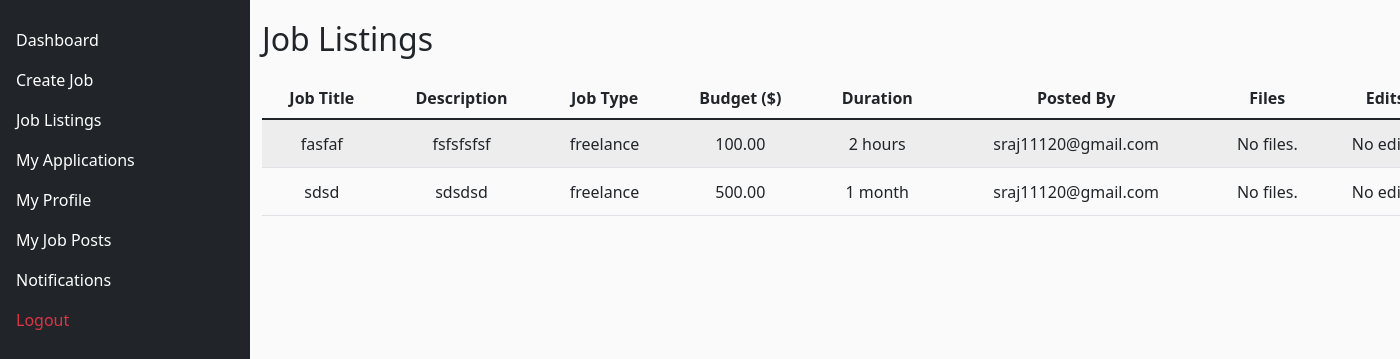
The page /project/jobs.php (signed in) on the database its author committed.
### tables this page shows
CREATE TABLE `jobs` (
  `id` int(11) NOT NULL,
  `freelancer_id` int(11) NOT NULL,
  `client_id` int(11) NOT NULL,
  `title` varchar(255) NOT NULL,
  `description` text NOT NULL,
  `job_type` enum('freelance','part-time','full-time') NOT NULL,
  `budget` decimal(10,2) NOT NULL,
  `duration` varchar(50) NOT NULL,
  `deadline` date NOT NULL,
  `files` longtext DEFAULT NULL CHECK (json_valid(`files`)),
  `status` enum('active','draft','closed') DEFAULT 'active',
  `created_at` timestamp NOT NULL DEFAULT current_timestamp(),
  `updated_at` timestamp NOT NULL DEFAULT current_timestamp() ON UPDATE current_timestamp()
);

CREATE TABLE `users` (
  `id` int(11) NOT NULL,
  `email` varchar(255) NOT NULL,
  `first_name` varchar(255) DEFAULT NULL,
  `surname` varchar(255) DEFAULT NULL,
  `mobile` varchar(20) DEFAULT NULL,
  `address1` varchar(255) DEFAULT NULL,
  `address2` varchar(255) DEFAULT NULL,
  `postcode` varchar(20) DEFAULT NULL,
  `state` varchar(255) DEFAULT NULL,
  `area` varchar(255) DEFAULT NULL,
  `country` varchar(255) DEFAULT NULL,
  `education` varchar(255) DEFAULT NULL,
  `password` varchar(255) NOT NULL,
  `role` enum('admin','freelancer','client') NOT NULL,
  `created_at` timestamp NOT NULL DEFAULT current_timestamp(),
  `updated_at` timestamp NOT NULL DEFAULT current_timestamp() ON UPDATE current_timestamp()
);

### project/jobs.php (the view, shortened to what this page needs)
<?php
include('db_connect.php');
$sql = "SELECT jobs.id, jobs.title, jobs.description, jobs.job_type, jobs.budget, jobs.duration, users.email AS freelancer_email
        FROM jobs
        JOIN users ON jobs.freelancer_id = users.id";
$result = $conn->query($sql);
$job_files = [];
$job_edits = [];
?>
<!DOCTYPE html>
<html lang="en">
<head>
    <link href="https://cdn.jsdelivr.net/npm/bootstrap@5.1.3/dist/css/bootstrap.min.css" rel="stylesheet">
</head>
<body>
    <div class="sidebar sidebar-dark bg-dark">
        <ul class="nav flex-column">
            <li class="nav-item">
                <a class="nav-link" href="freelancer_dashboard.php" aria-label="Dashboard">
                    <i class="cil-speedometer" aria-hidden="true"></i> Dashboard
                </a>
            </li>
            <li class="nav-item">
                <a class="nav-link" href="create_job.php" aria-label="Create Job">
                    <i class="cil-plus" aria-hidden="true"></i> Create Job
                </a>
            </li>
            <li class="nav-item">
                <a class="nav-link active" href="jobs.php" aria-label="Job Listings">
                    <i class="cil-briefcase" aria-hidden="true"></i> Job Listings
                </a>
            </li>
            <li class="nav-item">
                <a class="nav-link" href="my_applications.php" aria-label="My Applications">
                    <i class="cil-task" aria-hidden="true"></i> My Applications
                </a>
            </li>
            <li class="nav-item">
                <a class="nav-link" href="edit_profile.php" aria-label="My Profile">
                    <i class="cil-user" aria-hidden="true"></i> My Profile
                </a>
            </li>
            <li class="nav-item">
                <a class="nav-link" href="my_job_posts.php" aria-label="My Job Posts">
                    <i class="cil-folder" aria-hidden="true"></i> My Job Posts
                </a>
            </li>
            <li class="nav-item">
                <a class="nav-link" href="notifications.php" aria-label="Notifications">
                    <i class="cil-bell" aria-hidden="true"></i> Notifications
                </a>
            </li>
            <li class="nav-item">
                <a class="nav-link text-danger" href="logout.php" aria-label="Logout">
                    <i class="cil-account-logout" aria-hidden="true"></i> Logout
                </a>
            </li>
        </ul>
    </div>
    <div class="container content">
        <h2>Job Listings</h2>
        <table class="table table-striped">
            <thead>
                <tr>
                    <th>Job Title</th>
                    <th>Description</th>
                    <th>Job Type</th>
                    <th>Budget ($)</th>
                    <th>Duration</th>
                    <th>Posted By</th>
                    <th>Files</th>
                    <th>Edits</th>
                </tr>
            </thead>
            <tbody>
                <?php if ($result->num_rows > 0): ?>
                    <?php while ($row = $result->fetch_assoc()): ?>
                        <tr>
                            <td><?= htmlspecialchars($row['title']) ?></td>
                            <td><?= htmlspecialchars($row['description']) ?></td>
                            <td><?= htmlspecialchars($row['job_type']) ?></td>
                            <td><?= htmlspecialchars($row['budget']) ?></td>
                            <td><?= htmlspecialchars($row['duration']) ?></td>
                            <td><?= htmlspecialchars($row['freelancer_email']) ?></td>
                            <td>
                                <?php if (isset($job_files[$row['id']])): ?>
                                    <?php foreach ($job_files[$row['id']] as $file_path): ?>
                                        <a href="<?= htmlspecialchars($file_path) ?>" target="_blank">View File</a><br>
                                    <?php endforeach; ?>
                                <?php else: ?>
                                    No files.
                                <?php endif; ?>
                            </td>
                            <td>
                                <?php if (isset($job_edits[$row['id']])): ?>
                                    <?php foreach ($job_edits[$row['id']] as $edit): ?>
                                        <strong>Edited on: <?= htmlspecialchars($edit['updated_at']) ?></strong><br>
                                        <?= nl2br(htmlspecialchars($edit['updated_description'])) ?><br>
                                    <?php endforeach; ?>
                                <?php else: ?>
                                    No edits.
                                <?php endif; ?>
                            </td>
                        </tr>
                    <?php endwhile; ?>
                <?php else: ?>
                    <tr>
                        <td colspan="9">No jobs found.</td>
                    </tr>
                <?php endif; ?>
            </tbody>
        </table>
    </div>
</body>
</html>

### project/jobs.php (style rules this page uses)
body { background-color: #FAFAFA; margin-top: 20px; }
.sidebar { height: 100vh; position: fixed; top: 0; bottom: 0; width: 250px; background-color: #302B27; padding-top: 20px; }
.sidebar .nav-link { color: #fff; }
.content { margin-left: 250px; }
.table { margin-top: 20px; }
.table th, .table td { text-align: center; vertical-align: middle; }

### rows shown on the page
jobs: title "fasfaf", description "fsfsfsfsf", job_type "freelance", budget "100.00", duration "2 hours", freelancer.email "sraj11120@gmail.com", shows "No files.", shows "No…"
jobs: title "sdsd", description "sdsdsd", job_type "freelance", budget "500.00", duration "1 month", freelancer.email "sraj11120@gmail.com", shows "No files.", shows "No…"
